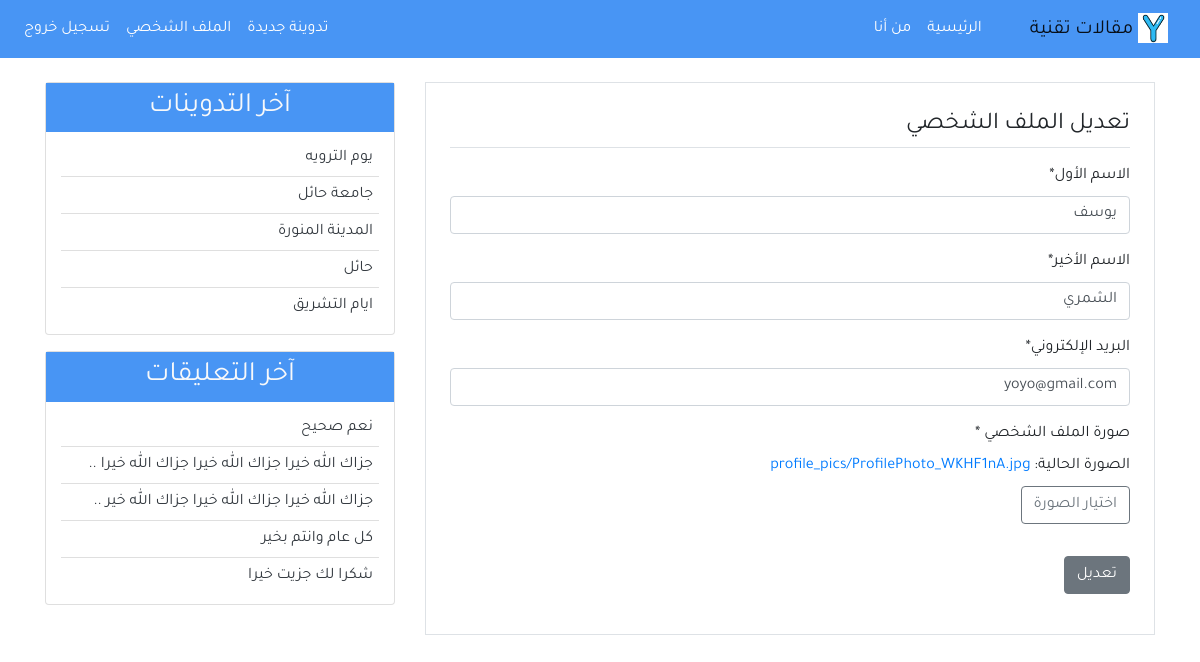
Page /profile_update/ (signed in) on the committed database.
### user/models.py (models this page shows, shortened)
class Profile(models.Model):
    image = models.ImageField(default='default.jpg', upload_to='profile_pics')
    user = models.OneToOneField(User, on_delete=models.CASCADE)

### blog/models.py (models this page shows, shortened)
class Post(models.Model):
    title = models.CharField(max_length=100)
    content = models.TextField()
    post_date = models.DateTimeField(default=timezone.now)
    post_update = models.DateTimeField(auto_now=True)
    author = models.ForeignKey(User, on_delete=models.CASCADE)
    class Meta:
        ordering = ('-post_date', )

class Comment(models.Model):
    name = models.CharField(max_length=50, verbose_name='الاسم')
    email = models.EmailField(verbose_name='البريد الإلكتروني')
    body = models.TextField(verbose_name='التعليق')
    comment_date = models.DateTimeField(auto_now_add=True)
    active = models.BooleanField(default=False)
    post = models.ForeignKey(
        Post, on_delete=models.CASCADE, related_name='comments')
    class Meta:
        ordering = ('-comment_date',)

### user/views.py (the view)
# urls.py: path('profile_update/', views.profile_update, name='profile_update'),
@login_required(login_url='login')
def profile_update(request):
    if request.method == 'POST':
        user_form = UserUpdateForm(request.POST, instance=request.user)
        profile_form = ProfileUpdateForm(
            request.POST, request.FILES, instance=request.user.profile)
        if user_form.is_valid and profile_form.is_valid:
            user_form.save()
            profile_form.save()
            messages.success(
                request, 'تم تحديث الملف الشخصي.')
            return redirect('profile')
    else:
        user_form = UserUpdateForm(instance=request.user)
        profile_form = ProfileUpdateForm(instance=request.user.profile)
    context = {
        'title': 'تعديل الملف الشخصي',
        'user_form': user_form,
        'profile_form': profile_form,
    }
    return render(request, 'user/profile_update.html', context)

### user/forms.py
class UserUpdateForm(forms.ModelForm):
    first_name = forms.CharField(label='الاسم الأول')
    last_name = forms.CharField(label='الاسم الأخير')
    email = forms.EmailField(label='البريد الإلكتروني')
    class Meta:
        model = User
        fields = ('first_name', 'last_name', 'email')

class ProfileUpdateForm(forms.ModelForm):
    class Meta:
        model = Profile
        fields = ('image',)

### blog/templatetags/post_tag.py (called while the page is built)
@register.inclusion_tag('blog/latest_posts.html')
def latest_posts():
    context = {
        'l_posts': Post.objects.all()[0:5],
    }
    return context

@register.inclusion_tag('blog/latest_comments.html')
def latest_comments():
    context = {
        'l_comments': Comment.objects.filter(active=True)[:5],
    }
    return context

### user/templates/user/profile_update.html (shortened to what this page needs)
{% extends 'blog/base.html' %}
{% block content %}
{% load crispy_forms_tags %}
<div class="border p-4 mb-5">
    <legend class="border-bottom pb-1 mb-3">تعديل الملف الشخصي</legend>
    <form method="POST" enctype="multipart/form-data">
        {{user_form|crispy}}
        <div>
            <span class="mb-2" style="display: block">صورة الملف الشخصي *</span>
            الصورة الحالية: <a href="{{user.profile.image.url}}">{{user.profile.image}}</a>
            <br>
            <label for="image" class="btn btn-outline-secondary mt-2">اختيار الصورة</label>
        </div>
        <input class="btn btn-secondary mt-4" type="submit" value="تعديل">
    </form>
</div>
{% endblock content %}

### blog/templates/blog/latest_posts.html
<ul class="list-group-flush latest-post">
    {% for post in l_posts %}
    <li class="list-group-item latest-post-item">
        <a class="text-dark" href="{% url 'detail' post.id %}">{{post.title}}</a>
    </li>
    {% empty %}
    <li class="list-group-item latest-post-item">لا يوجد تدوينات</li>
    {% endfor %}
</ul>

### blog/templates/blog/latest_comments.html
<ul class="list-group-flush latest-comment">
    {% for comment in l_comments %}
    <li class="list-group-item latest-comment-item">
        <a class="text-dark" href="{% url 'detail' comment.post.id %}">
            {% if comment.body|length > 40 %}
            {{comment.body|slice:'45'}} ..
            {% else %}
            {{comment.body}}
            {% endif %}
        </a>
    </li>
    {% empty %}
    <li class="list-group-item latest-comment-item">لا يوجد تعليقات</li>
    {% endfor %}
</ul>

### blog/static/blog/css/main1.css (style rules this page uses)
html, body { direction: rtl; text-align: right; }
body { font-family: 'Tajawal', sans-serif; }
.latest-post, .latest-comment { padding: 0 15px; }
.latest-post .latest-post-item, .latest-comment .latest-comment-item { padding: 6px; }
.latest-post li:first-child, .latest-comment li:first-child { border-top: 0; }
.latest-post li:last-child, .latest-comment li:last-child { border-bottom: 0; padding-bottom: 0; }

### rows in the picture
Post: title "يوم الترويه"
Post: title "جامعة حائل"
Post: title "المدينة المنورة"
Post: title "حائل"
Post: title "ايام التشريق"
Comment: body "نعم صحيح"
Comment: body "جزاك الله خيرا جزاك الله خيرا جزاك الله خيرا"
Comment: body "جزاك الله خيرا جزاك الله خيرا جزاك الله خير"
Comment: body "كل عام وانتم بخير"
Comment: body "شكرا لك جزيت خيرا"

### other values in the picture
{{ user.profile.image }} "profile_pics/ProfilePhoto_WKHF1nA.jpg"
